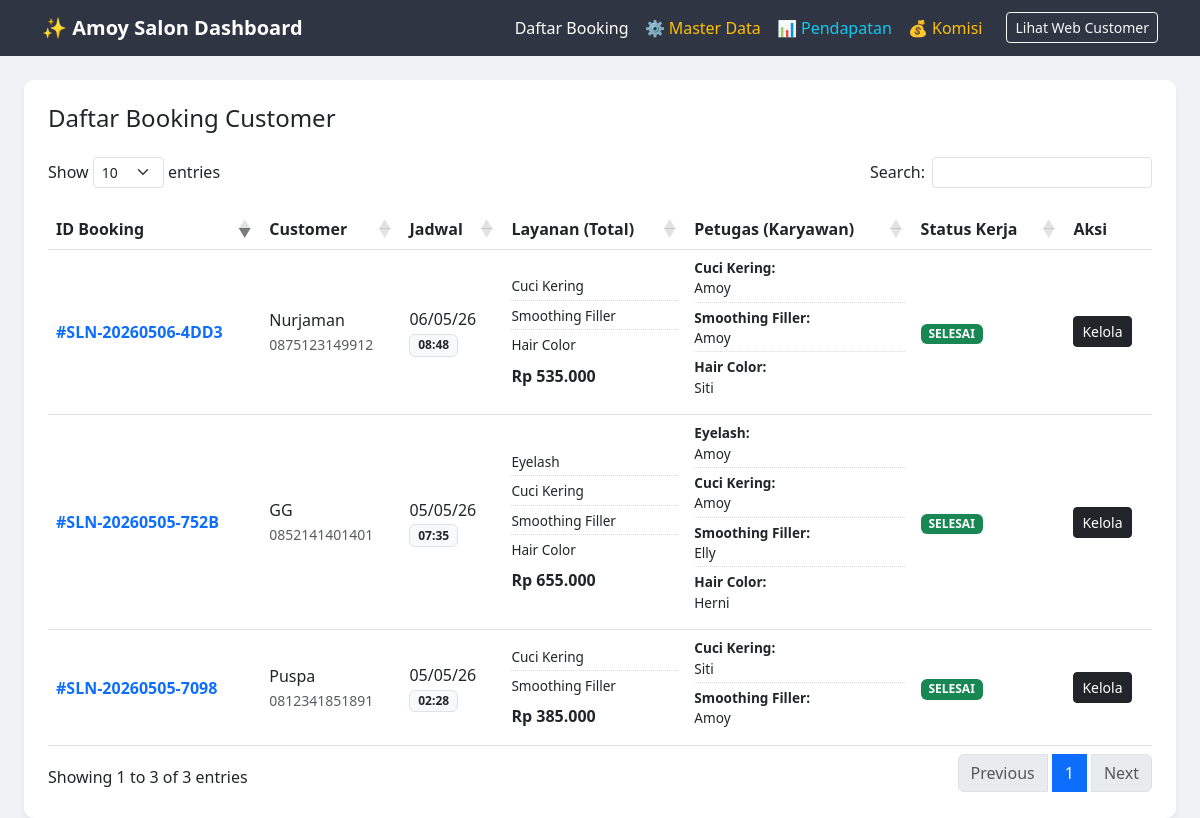
The app's page /admin.php, older data.
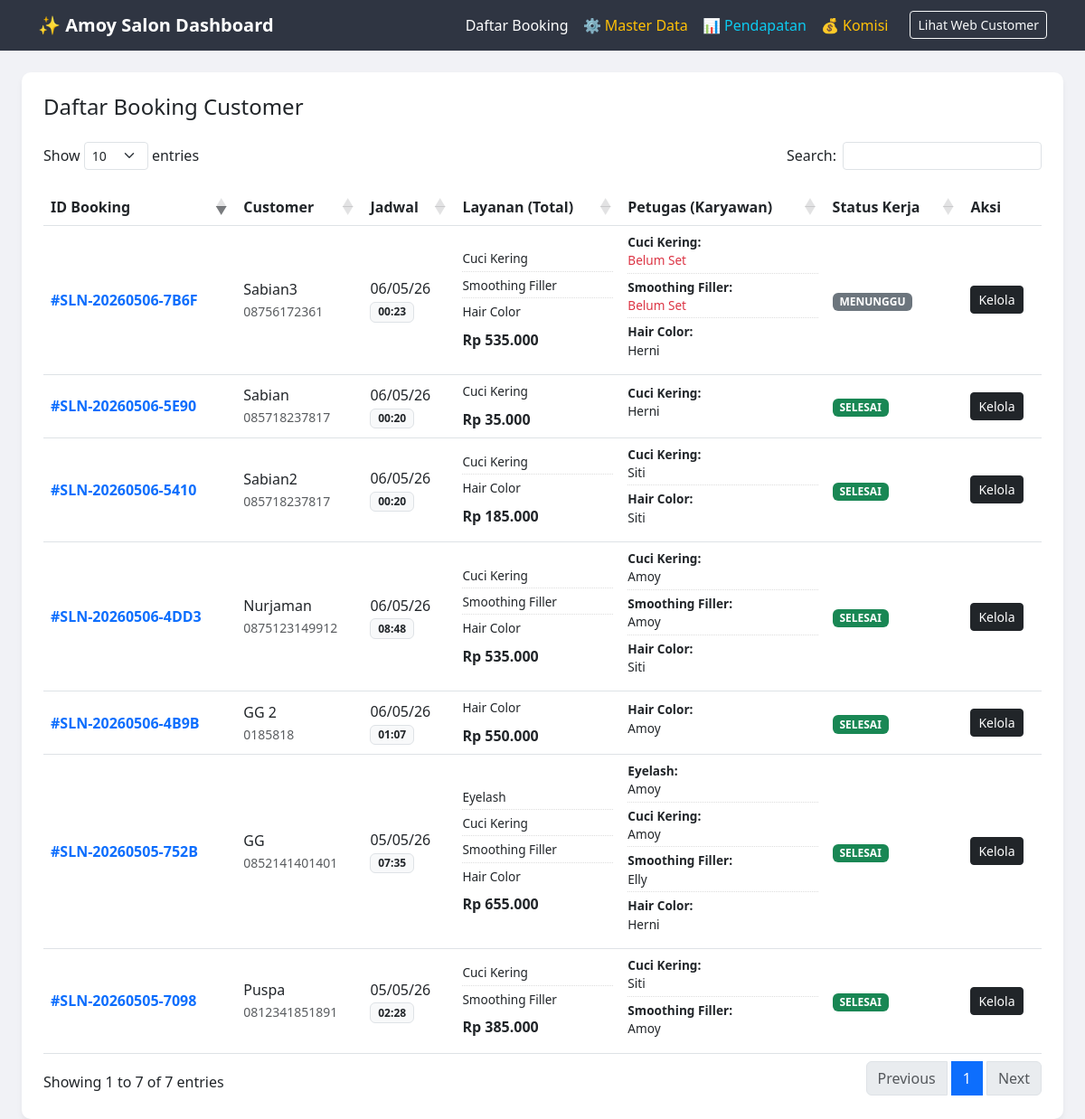
The same page, newer data.
### tables this page shows
CREATE TABLE `bookings` (
  `id_booking` varchar(20) NOT NULL,
  `nama_customer` varchar(100) NOT NULL,
  `whatsapp_customer` varchar(20) NOT NULL,
  `tgl_booking` date NOT NULL,
  `jam_booking` time NOT NULL,
  `total_biaya` decimal(10,2) DEFAULT 0.00,
  `status_pembayaran` enum('pending','dp','lunas','batal') DEFAULT 'pending',
  `status_kerja` enum('menunggu','diproses','selesai') DEFAULT 'menunggu',
  `id_employee` int(11) DEFAULT NULL,
  `created_at` timestamp NOT NULL DEFAULT current_timestamp()
);

CREATE TABLE `services` (
  `id_service` int(11) NOT NULL,
  `nama_layanan` varchar(100) NOT NULL,
  `deskripsi` text DEFAULT NULL,
  `harga` decimal(10,2) NOT NULL,
  `komisi_persen` int(3) DEFAULT 0
);

CREATE TABLE `employees` (
  `id_employee` int(11) NOT NULL,
  `nama_karyawan` varchar(100) NOT NULL,
  `spesialisasi` varchar(50) DEFAULT NULL,
  `status` enum('active','inactive') DEFAULT 'active'
);

### admin.php (the view, shortened to what this page needs)
<?php include 'koneksi.php'; ?>
<!DOCTYPE html>
<html lang="id">
<head>
    <link href="https://cdn.jsdelivr.net/npm/bootstrap@5.3.0/dist/css/bootstrap.min.css" rel="stylesheet">
    <link rel="stylesheet" href="https://cdn.jsdelivr.net/npm/bootstrap-icons@1.11.1/font/bootstrap-icons.css">
    <link rel="stylesheet" href="https://cdn.datatables.net/1.13.6/css/dataTables.bootstrap5.min.css">
</head>
<body>
<nav class="navbar navbar-expand-lg navbar-dark mb-4">
    <div class="container">
        <a class="navbar-brand fw-bold" href="admin.php">✨ Amoy Salon Dashboard</a>
        <div class="collapse navbar-collapse" id="navbarNav">
            <ul class="navbar-nav ms-auto">
                <li class="nav-item"><a class="nav-link active" href="admin.php">Daftar Booking</a></li>
                <li class="nav-item"><a class="nav-link text-warning" href="master_data.php">⚙️ Master Data</a></li>
                <li class="nav-item"><a class="nav-link text-info" href="laporan.php">📊 Pendapatan</a></li>
                <li class="nav-item"><a class="nav-link active text-warning" href="komisi.php">💰 Komisi</a></li>
                <li class="nav-item ms-lg-3">
                    <a class="btn btn-sm btn-outline-light mt-1" href="index.php" target="_blank">Lihat Web Customer</a>
                </li>
            </ul>
        </div>
    </div>
</nav>
<div class="container-fluid px-4">
    <div class="card p-4">
        <h4 class="mb-4">Daftar Booking Customer</h4>
        <div class="table-responsive">
            <table id="tabelBooking" class="table table-hover align-middle">
                <thead>
                    <tr>
                        <th>ID Booking</th>
                        <th>Customer</th>
                        <th>Jadwal</th>
                        <th>Layanan (Total)</th>
                        <th>Petugas (Karyawan)</th>
                        <th>Status Kerja</th>
                        <th class="no-sort">Aksi</th>
                    </tr>
                </thead>
                <tbody>
                    <?php
                    $sql = "SELECT * FROM bookings ORDER BY created_at DESC";
                    $query = mysqli_query($conn, $sql);
                    while($row = mysqli_fetch_array($query)){
                        $id_b = $row['id_booking'];
                    ?>
                    <tr>
                        <td class="fw-bold text-primary">#<?= $row['id_booking']; ?></td>
                        <td>
                            <?= $row['nama_customer']; ?><br>
                            <small class="text-muted"><?= $row['whatsapp_customer']; ?></small>
                        </td>
                        <td data-sort="<?= $row['tgl_booking']; ?>">
                            <?= date('d/m/y', strtotime($row['tgl_booking'])); ?><br>
                            <span class="badge bg-light text-dark border"><?= date('H:i', strtotime($row['jam_booking'])); ?></span>
                        </td>
                        <td>
                            <ul class="list-petugas">
                                <?php
                                $res_l = mysqli_query($conn, "SELECT s.nama_layanan FROM booking_details d JOIN services s ON d.id_service = s.id_service WHERE d.id_booking = '$id_b'");
                                while($l = mysqli_fetch_array($res_l)){ echo "<li>" . $l['nama_layanan'] . "</li>"; }
                                ?>
                            </ul>
                            <strong>Rp <?= number_format($row['total_biaya'], 0, ',', '.'); ?></strong>
                        </td>
                        <td>
                            <ul class="list-petugas">
                                <?php
                                $res_petugas = mysqli_query($conn, "SELECT s.nama_layanan, e.nama_karyawan FROM booking_details d JOIN services s ON d.id_service = s.id_service LEFT JOIN employees e ON d.id_employee = e.id_employee WHERE d.id_booking = '$id_b'");
                                while($p = mysqli_fetch_array($res_petugas)){
                                    $nama_p = $p['nama_karyawan'] ?? '<span class="text-danger">Belum Set</span>';
                                    echo "<li><strong>".$p['nama_layanan'].":</strong><br>".$nama_p."</li>";
                                }
                                ?>
                            </ul>
                        </td>
                        <td>
                            <?php $color = ($row['status_kerja'] == 'selesai') ? 'success' : (($row['status_kerja'] == 'diproses') ? 'warning' : 'secondary'); ?>
                            <span class="badge bg-<?= $color; ?>"><?= strtoupper($row['status_kerja']); ?></span>
                        </td>
                        <td>
                            <button class="btn btn-sm btn-dark" data-bs-toggle="modal" data-bs-target="#manageModal<?= $row['id_booking']; ?>">Kelola</button>
                        </td>
                    </tr>
                    <?php } ?>
                </tbody>
            </table>
        </div>
    </div>
</div>
</body>
</html>

### admin.php (style rules this page uses)
body { background-color: #f1f2f6; }
.navbar { background-color: #2f3542; }
.card { border: none; border-radius: 10px; box-shadow: 0 4px 6px rgba(0,0,0,0.05); }
.table thead { background-color: #57606f; color: white; }
.list-petugas { padding-left: 0; list-style: none; margin-bottom: 0; }
.list-petugas li { font-size: 0.85rem; margin-bottom: 5px; border-bottom: 1px dotted #ddd; padding-bottom: 3px; }
.list-petugas li:last-child { border-bottom: none; }

Row changes from the older to the newer data that the page shows:
added bookings: id_booking "SLN-20260506-4B9B", nama_customer "GG 2", whatsapp_customer "0185818", tgl_booking "06/05/26", jam_booking "01:07", total_biaya "550.000", status_kerja "SELESAI", services (nama_layanan "Hair Color", employees.nama_karyawan "Amoy")
added bookings: id_booking "SLN-20260506-7B6F", nama_customer "Sabian3", whatsapp_customer "08756172361", tgl_booking "06/05/26", jam_booking "00:23", total_biaya "535.000", status_kerja "MENUNGGU", services (nama_layanan "Cuci Kering", nama_karyawan "Belum Set"), services (nama_layanan "Smoothing Filler", nama_karyawan "Belum Set"), services (nama_layanan "Hair Color", employees.nama_karyawan "Herni")
added bookings: id_booking "SLN-20260506-5410", nama_customer "Sabian2", whatsapp_customer "085718237817", tgl_booking "06/05/26", jam_booking "00:20", total_biaya "185.000", status_kerja "SELESAI", services (nama_layanan "Cuci Kering", employees.nama_karyawan "Siti"), services (nama_layanan "Hair Color", employees.nama_karyawan "Siti")
added bookings: id_booking "SLN-20260506-5E90", nama_customer "Sabian", whatsapp_customer "085718237817", tgl_booking "06/05/26", jam_booking "00:20", total_biaya "35.000", status_kerja "SELESAI", services (nama_layanan "Cuci Kering", employees.nama_karyawan "Herni")
Text that changed along with them:
text written by a page script: "Show entries Search: Showing 1 to 3 of 3 entries Previous 1 Next" → "Show entries Search: Showing 1 to 7 of 7 entries Previous 1 Next"
